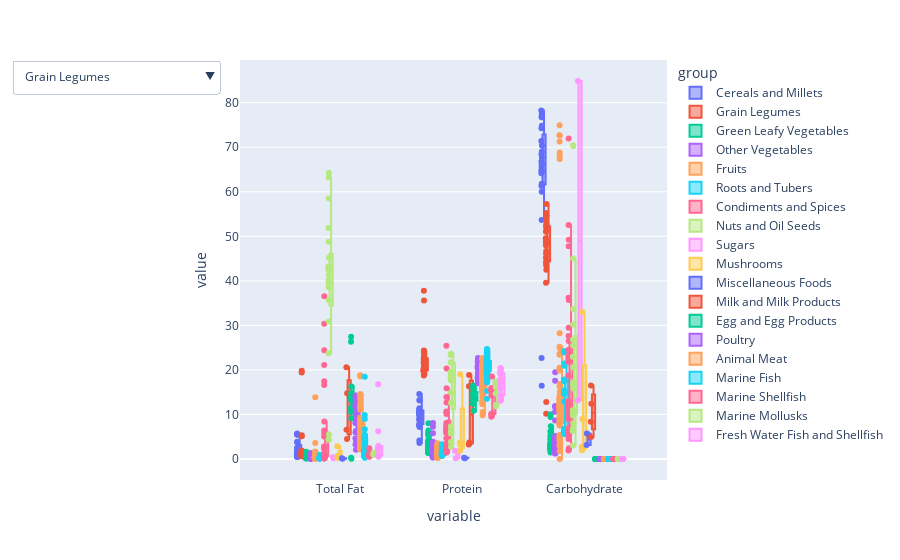

Here is the notebook cell this chart was saved with:
### Code cell
# sns.boxplot(['Total Fat','Protein','Carbohydrate'],data=df)
import plotly.express as px
viz = [False for i in df.group.unique()]

plot = px.box(df,color="group", y=['Total Fat','Protein','Carbohydrate'],points="all",hover_data=['Food Name','lang_hi'],)
# Add dropdown
plot.update_layout(
    updatemenus=[
        dict(
            active=1,
            buttons=list([dict(label=grp,
                     method="update",
                     args=[{"visible": [True if pos==i else False for pos,_ in enumerate(viz)]},
                           {"title": "Data 1",
                            }]) for i,grp in enumerate(df.group.unique())
               
            ]),
        )
    ])
  
plot.show()
